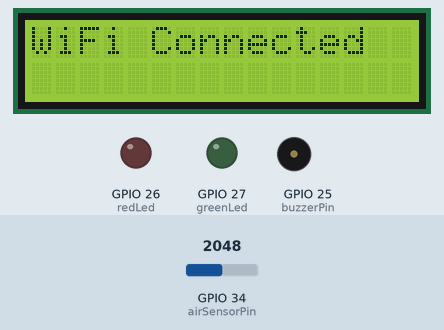
Recording of a sketch running on a simulated ESP32. Shown: 16×2 character LCD, output pins drawn as LEDs (lit = HIGH), buzzer (waves = sounding, pin HIGH). Inputs (shaded band) come from the test bench; at power-on: GPIO 34 (airSensorPin) = 2048. WiFi joins after 1.5 s; servers stay silent unless stated.

Above: at 1.6 s.
At 4.7 s:
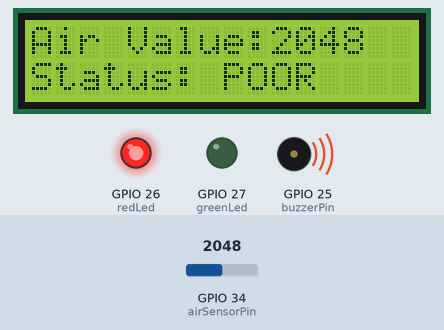
4.8 s: GPIO 34 (airSensorPin) set to 1953
At 19.4 s:
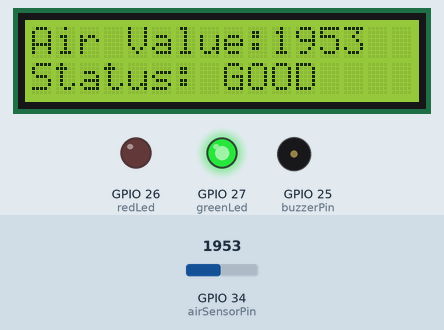
Timing chart, 0 to 20.9 s (numbered marks = the images above; inputs shaded):
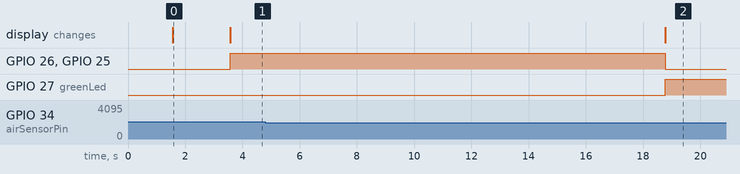

The sketch:

iot_aqi_monitor_esp32.ino
```cpp
/*
 IoT Based Air Quality Index (AQI) Monitoring System using ESP32
*/

#include <WiFi.h>
#include <LiquidCrystal.h>

LiquidCrystal lcd(23, 22, 21, 19, 18, 5);

const int airSensorPin = 34;
const int buzzerPin = 25;
const int redLed = 26;
const int greenLed = 27;

const char* ssid = "YOUR_WIFI_NAME";
const char* password = "YOUR_WIFI_PASSWORD";
const char* server = "api.thingspeak.com";
String apiKey = "YOUR_API_KEY";

WiFiClient client;

int airValue = 0;
int threshold = 2000;

void setup() {
  pinMode(buzzerPin, OUTPUT);
  pinMode(redLed, OUTPUT);
  pinMode(greenLed, OUTPUT);

  lcd.begin(16, 2);
  lcd.print("IoT AQI MONITOR");
  lcd.setCursor(0, 1);
  lcd.print("WiFi Connecting");

  WiFi.begin(ssid, password);
  while (WiFi.status() != WL_CONNECTED) {
    delay(500);
  }

  lcd.clear();
  lcd.print("WiFi Connected");
  delay(2000);
  lcd.clear();
}

void loop() {
  airValue = analogRead(airSensorPin);

  lcd.setCursor(0, 0);
  lcd.print("Air Value:");
  lcd.print(airValue);
  lcd.print(" ");

  if (airValue > threshold) {
    digitalWrite(redLed, HIGH);
    digitalWrite(greenLed, LOW);
    digitalWrite(buzzerPin, HIGH);
    lcd.setCursor(0, 1);
    lcd.print("Status: POOR ");
  } else {
    digitalWrite(redLed, LOW);
    digitalWrite(greenLed, HIGH);
    digitalWrite(buzzerPin, LOW);
    lcd.setCursor(0, 1);
    lcd.print("Status: GOOD ");
  }

  if (client.connect(server, 80)) {
    String url = "/update?api_key=" + apiKey + "&field1=" + String(airValue);
    client.print(String("GET ") + url + " HTTP/1.1\r\n" +
                 "Host: " + server + "\r\n" +
                 "Connection: close\r\n\r\n");
    client.stop();
  }

  delay(15000);
}
```

Measured:
- the behaviour switches between 2001 and 2000 on GPIO 34 (airSensorPin) (found by bisection; images 1 and 2)
- after the input at 4.8 s, GPIO 26 (redLed), GPIO 25 (buzzerPin): HIGH → LOW after 14.0 s; GPIO 27 (greenLed): LOW → HIGH after 14.0 s; the display: changes after 14.0 s (image 2)
- what the display in image 0 shows lasts 2.0 s, from 1.6 s to 3.6 s
